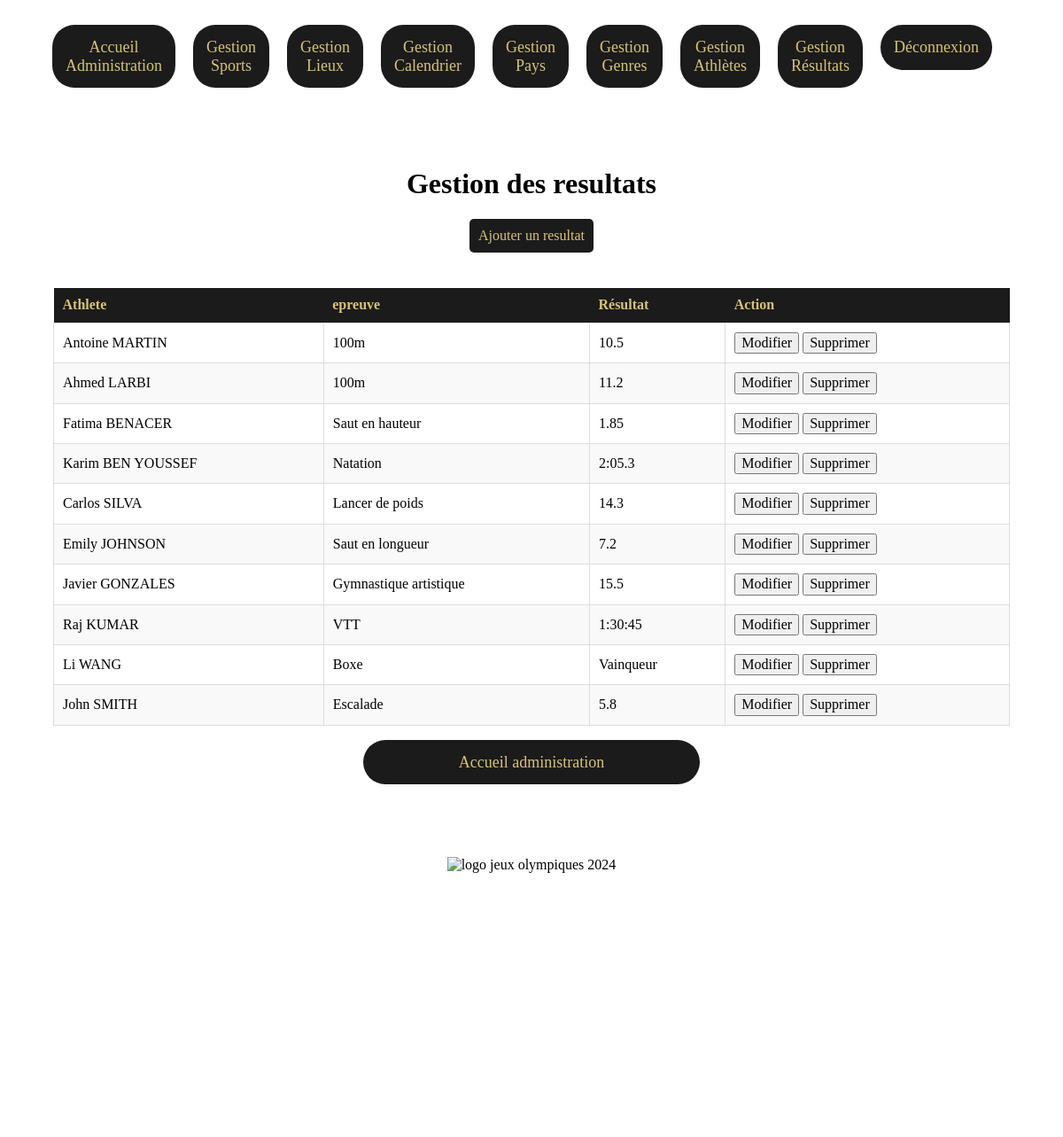
Screenshot of /pages/admin/admin-results/manage-results.php (signed in) with the database file from the repository.
### tables this page shows
CREATE TABLE PARTICIPER (
  PRIMARY KEY (id_athlete, id_epreuve),
  id_athlete INT(4) NOT NULL,
  id_epreuve INT(4) NOT NULL,
  resultat   VARCHAR(100)
);

CREATE TABLE ATHLETE (
  PRIMARY KEY (id_athlete),
  id_athlete     INT(4) NOT NULL AUTO_INCREMENT,
  nom_athlete    VARCHAR(255),
  prenom_athlete VARCHAR(255),
  id_pays        INT(4) NOT NULL,
  id_genre       INT(4) NOT NULL
);

CREATE TABLE EPREUVE (
  PRIMARY KEY (id_epreuve),
  id_epreuve    INT(4) NOT NULL AUTO_INCREMENT,
  nom_epreuve   VARCHAR(255),
  date_epreuve  DATE,
  heure_epreuve TIME,
  id_lieu       INT(4) NOT NULL,
  id_sport      INT(4) NOT NULL
);

### pages/admin/admin-results/manage-results.php (the view, shortened to what this page needs)
<!DOCTYPE html>
<html lang="fr">
<head>
    <link rel="stylesheet" href="../../../css/normalize.css">
    <link rel="stylesheet" href="../../../css/styles-computer.css">
    <link rel="stylesheet" href="../../../css/styles-responsive.css">
</head>
<body>
    <header>
        <nav>
            <ul class="menu">
                <li><a href="../admin.php">Accueil Administration</a></li>
                <li><a href="../admin-sports/manage-sports.php">Gestion Sports</a></li>
                <li><a href="../admin-places/manage-places.php">Gestion Lieux</a></li>
                <li><a href="../admin-events/manage-events.php">Gestion Calendrier</a></li>
                <li><a href="../admin-countries/manage-countries.php">Gestion Pays</a></li>
                <li><a href="../admin-gender/manage-genders.php">Gestion Genres</a></li>
                <li><a href="../admin-athletes/manage-athletes.php">Gestion Athlètes</a></li>
                <li><a href="./manage-results.php">Gestion Résultats</a></li>
                <li><a href="../../logout.php">Déconnexion</a></li>
            </ul>
        </nav>
    </header>
    <main>
        <h1>Gestion des resultats</h1>
        <div class="action-buttons">
            <button onclick="openAddResultForm()">Ajouter un resultat</button>
        </div>
        <?php
        require_once("../../../database/database.php");
        try {
            $query = "SELECT * FROM PARTICIPER
            INNER JOIN ATHLETE ON PARTICIPER.id_athlete = ATHLETE.id_athlete
            INNER JOIN PAYS ON ATHLETE.id_pays = PAYS.id_pays
            INNER JOIN EPREUVE ON PARTICIPER.id_epreuve = EPREUVE.id_epreuve";
            $statement = $connexion->prepare($query);
            $statement->execute();
            if ($statement->rowCount() > 0) {
                echo "<table><tr><th>Athlete</th><th>epreuve</th><th>Résultat</th><th>Action</th></tr>";
                while ($row = $statement->fetch(PDO::FETCH_ASSOC)) {
                    echo "<tr>";
                    echo "<td>" . htmlspecialchars($row['prenom_athlete']) . " " . htmlspecialchars($row['nom_athlete']) .  "</td>";
                    echo "<td>" . htmlspecialchars($row['nom_epreuve']) . "</td>";
                    echo "<td>" . htmlspecialchars($row['resultat']) . "</td>";
                    $uniqueIdentifiantAction = $row['id_athlete'] . '_' . $row['id_epreuve'] . '_' . $row['resultat'];
                    $uniqueIdentifiantAction = htmlspecialchars($uniqueIdentifiantAction);
                    echo "<td><button onclick='openModifyResultForm(\"{$uniqueIdentifiantAction}\")'>Modifier</button> <button onclick='deleteResultConfirmation(\"{$uniqueIdentifiantAction}\")'>Supprimer</button></td>";
                    echo "</tr>";
                }
                echo "</table>";
            } else {
                echo "<p>Aucun resultat trouvé.</p>";
            }
        } catch (PDOException $e) {
            echo "Erreur : " . $e->getMessage();
        }
        ?>
        <p class="paragraph-link">
            <a class="link-home" href="../admin.php">Accueil administration</a>
        </p>
    </main>
    <footer>
        <figure>
            <img src="../../../img/logo-jo-2024.png" alt="logo jeux olympiques 2024">
        </figure>
    </footer>
</body>
</html>

### css/styles-computer.css (style rules this page uses)
header { display: flex; justify-content: right; align-items: right; width: 90%; margin: 10px auto; }
.link-home { display: flex; width: 350px; justify-content: center; align-items: center; text-decoration: none; border-radius: 25px; background-color: #1b1b1b; font-size: 18px; color: #d7c378; padding: 15px; transition: color 0.3s ease, background-color 0.3s ease; }
table { width: 100%; border-collapse: collapse; margin-top: 20px; }
th { background-color: #1b1b1b; color: #d7c378; padding: 10px; text-align: left; }
td { border: 1px solid #ddd; padding: 10px; }
tr:nth-child(odd) { background-color: #f9f9f9; }
main { display: flex; flex-direction: column; align-items: center; }
figure { display: flex; height: auto; }
img { width: 100%; height: auto; }
@media screen and (min-width: 1025px) { main { width: 90%; margin: 50px auto; } }
@media screen and (min-width: 1025px) { nav ul { list-style: none; padding: 0; display: flex; font-size: 18px; } }
@media screen and (min-width: 1025px) { nav li { width: auto; margin-right: 20px; } }
@media screen and (min-width: 1025px) { nav a { display: block; text-decoration: none; color: #d7c378; background-color: #1b1b1b; padding: 15px; text-align: center; transition: color 0.3s ease, background-color 0.3s ease; border-radius: 25px; } }
@media screen and (min-width: 1025px) { footer { display: flex; margin: 50px auto; width: 90%; height: 40vh; justify-content: center; } }

### pages/admin/admin-results/manage-results.php (style rules this page uses)
.action-buttons { display: flex; justify-content: space-between; margin-bottom: 20px; }
.action-buttons button { background-color: #1b1b1b; color: #d7c378; padding: 10px; border: none; border-radius: 5px; cursor: pointer; transition: background-color 0.3s ease, color 0.3s ease; }

### rows the page displays
participer: id_athlete.prenom_athlete "Antoine", id_athlete.nom_athlete "MARTIN", id_epreuve.nom_epreuve "100m", resultat "10.5"
participer: id_athlete.prenom_athlete "Ahmed", id_athlete.nom_athlete "LARBI", id_epreuve.nom_epreuve "100m", resultat "11.2"
participer: id_athlete.prenom_athlete "Fatima", id_athlete.nom_athlete "BENACER", id_epreuve.nom_epreuve "Saut en hauteur", resultat "1.85"
participer: id_athlete.prenom_athlete "Karim", id_athlete.nom_athlete "BEN YOUSSEF", id_epreuve.nom_epreuve "Natation", resultat "2:05.3"
participer: id_athlete.prenom_athlete "Carlos", id_athlete.nom_athlete "SILVA", id_epreuve.nom_epreuve "Lancer de poids", resultat "14.3"
participer: id_athlete.prenom_athlete "Emily", id_athlete.nom_athlete "JOHNSON", id_epreuve.nom_epreuve "Saut en longueur", resultat "7.2"
participer: id_athlete.prenom_athlete "Javier", id_athlete.nom_athlete "GONZALES", id_epreuve.nom_epreuve "Gymnastique artistique", resultat "15.5"
participer: id_athlete.prenom_athlete "Raj", id_athlete.nom_athlete "KUMAR", id_epreuve.nom_epreuve "VTT", resultat "1:30:45"
participer: id_athlete.prenom_athlete "Li", id_athlete.nom_athlete "WANG", id_epreuve.nom_epreuve "Boxe", resultat "Vainqueur"
participer: id_athlete.prenom_athlete "John", id_athlete.nom_athlete "SMITH", id_epreuve.nom_epreuve "Escalade", resultat "5.8"
